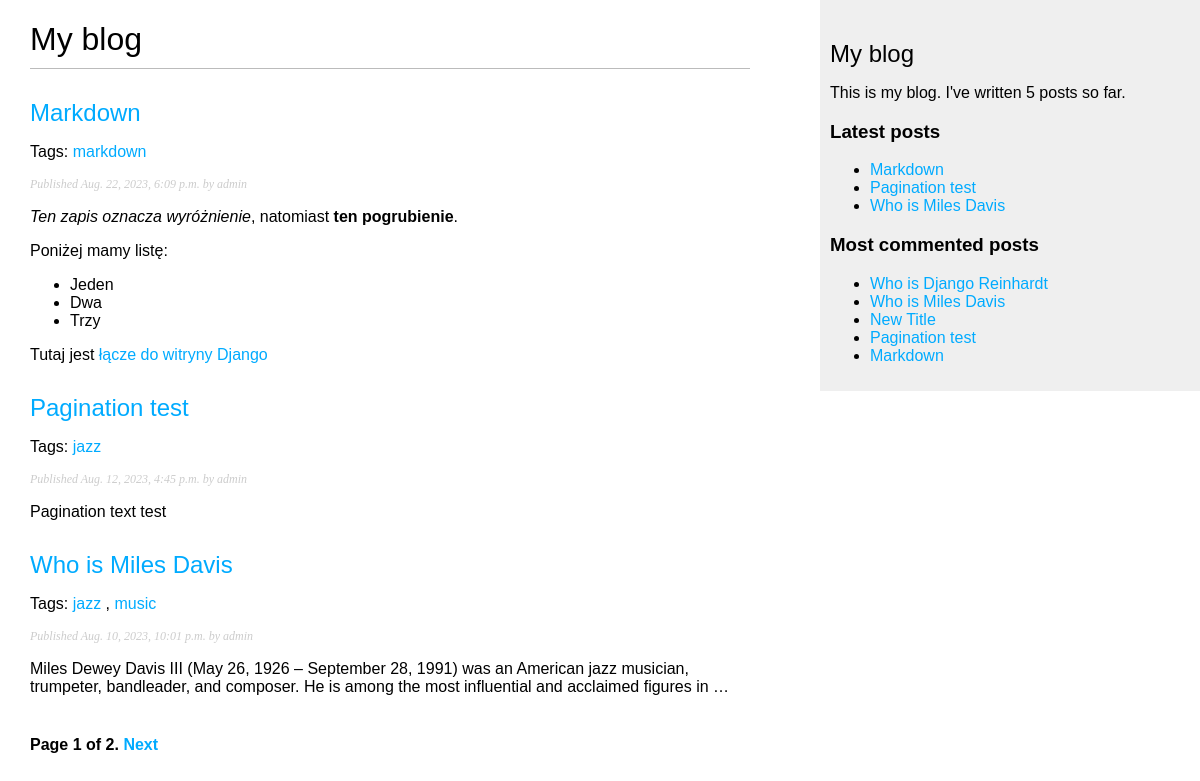
Screenshot of /blog/ with the database file from the repository.
### blog/models.py (models this page shows, shortened)
class Post(models.Model):
    class Status(models.TextChoices):
        DRAFT = 'DF', 'Draft'
        PUBLISHED = 'PB', 'Published'
    title = models.CharField(max_length=250)
    slug = models.SlugField(max_length=259,
                            unique_for_date='publish')
    author = models.ForeignKey(User,
                               on_delete=models.CASCADE,
                               related_name='blog_posts')
    body = models.TextField()
    publish = models.DateTimeField(default=timezone.now)
    created = models.DateTimeField(auto_now_add=True)
    updated = models.DateTimeField(auto_now=True)
    status = models.CharField(max_length=2,
                              choices=Status.choices,
                              default=Status.DRAFT)
    objects = models.Manager()
    published = PublishedManager()
    tags = TaggableManager()
    class Meta:
        ordering = ['-publish']
        indexes = [
            models.Index(fields=['-publish'])
        ]
    def get_absolute_url(self):
        return reverse('blog:post_detail',
                       args=[self.publish.year,
                             self.publish.month,
                             self.publish.day,
                             self.slug])

### blog/views.py (the view)
# urls.py: path('', views.post_list, name='post_list'),
def post_list(request, tag_slug=None):
    post_list = Post.published.all()
    tag = None
    if tag_slug:
        tag = get_object_or_404(Tag, slug=tag_slug)
        post_list = post_list.filter(tags__in=[tag])
    paginator = Paginator(post_list, 3)
    page_number = request.GET.get('page', 1)
    try:
        posts = paginator.page(page_number)
    except PageNotAnInteger:
        posts = paginator.page(1)
    except EmptyPage:
        posts = paginator.page(paginator.num_pages)
    return render(request,
                  template_name='blog/post/list.html',
                  context={'posts': posts,
                           'tag': tag})

### blog/models.py (called while the page is built)
    def get_queryset(self):
        return super().get_queryset().\
            filter(status=Post.Status.PUBLISHED)

### blog/templatetags/blog_tags.py (called while the page is built)
@register.simple_tag
def total_posts():
    return Post.published.count()

@register.inclusion_tag('blog/post/latest_posts.html')
def show_latest_posts(count=5):
    latest_posts = Post.published.order_by('-publish')[:count]
    return {'latest_posts': latest_posts}

@register.simple_tag
def get_most_commented_posts(count=5):
    return Post.published.annotate(
        total_comments=Count('comments')
    ).order_by('-total_comments')[:count]

@register.filter(name='markdown')
def markdown_format(text):
    return mark_safe(markdown.markdown(text))

### blog/templates/blog/post/list.html (shortened to what this page needs)
{% extends "blog/base.html" %}
{% load blog_tags %}
{% block content %}
    <h1>My blog</h1>
    {% for post in posts %}
        <h2>
            <a href="{{ post.get_absolute_url }}">
                {{ post.title }}
            </a>
        </h2>
        <p class="tags">
            Tags:
            {% for tag in post.tags.all %}
                <a href="{% url 'blog:post_list_by_tag' tag.slug %}">
                    {{ tag.name }}
                </a>
                {% if not forloop.last %}, {% endif %}
            {% endfor %}
        </p>
        <p class="date">
            Published {{ post.publish }} by {{ post.author }}
        </p>
        {{ post.body|markdown|truncatewords_html:30}}
    {% endfor %}
    {% include "pagination.html" with page=posts %}
{% endblock %}

### blog/templates/blog/base.html (shortened to what this page needs)
{% load blog_tags %}
{% load static %}
<!DOCTYPE html>
<html lang="en">
<head>
    <link href="{% static 'css/blog.css' %}" rel="stylesheet">
</head>
<body>
    <div id="content">
        {% block content %}
        {% endblock %}
    </div>
    <div id="sidebar">
        <h2>My blog</h2>
        <p>
            This is my blog.
            I've written {% total_posts %} posts so far.
        </p>
        <h3>Latest posts</h3>
        {% show_latest_posts 3 %}
        <h3>Most commented posts</h3>
        {% get_most_commented_posts as most_commented_posts %}
        <ul>
            {% for post in most_commented_posts %}
            <li>
                <a href="{{ post.get_absolute_url }}">{{ post.title }}</a>
            </li>
            {% endfor %}
        </ul>
    </div>
</body>
</html>

### blog/templates/blog/post/latest_posts.html
<ul>
  {% for post in latest_posts %}
    <li>
      <a href="{{ post.get_absolute_url }}">{{ post.title }}</a>
    </li>
  {% endfor %}
</ul>

### blog/static/css/blog.css (style rules this page uses)
body { margin:0; padding:0; font-family:helvetica, sans-serif; }
a { color:#00abff; text-decoration:none; }
h1 { font-weight:normal; border-bottom:1px solid #bbb; padding:0 0 10px 0; }
h2 { font-weight:normal; margin:30px 0 0; }
#content { float:left; width:60%; padding:0 0 0 30px; }
#sidebar { float:right; width:30%; padding:10px; background:#efefef; height:100%; }
p.date { color:#ccc; font-family: georgia, serif; font-size: 12px; font-style: italic; }

### rows the page displays
Post: title "Markdown", publish "Aug. 22, 2023, 6:09 p.m.", author "admin", body "Ten zapis oznacza wyróżnienie , natomiast ten pogrubienie . Poniżej mamy listę: Jeden Dwa Trzy Tutaj jest łącze do witryny Django"
Tag: name "markdown"
Post: title "Pagination test", publish "Aug. 12, 2023, 4:45 p.m.", author "admin", body "Pagination text test"
Tag: name "jazz"
Post: title "Who is Miles Davis", publish "Aug. 10, 2023, 10:01 p.m.", author "admin", body "Miles Dewey Davis III (May 26, 1926 – September 28, 1991) was an American jazz musician, trumpeter, bandleader, and composer. He is among the most influential and acclaimed figures in …"
Tag: name "music"
Post: title "Who is Django Reinhardt"
Post: title "New Title"

### other values shown
{{ page.number }} "1"
{{ page.paginator.num_pages }} "2"
